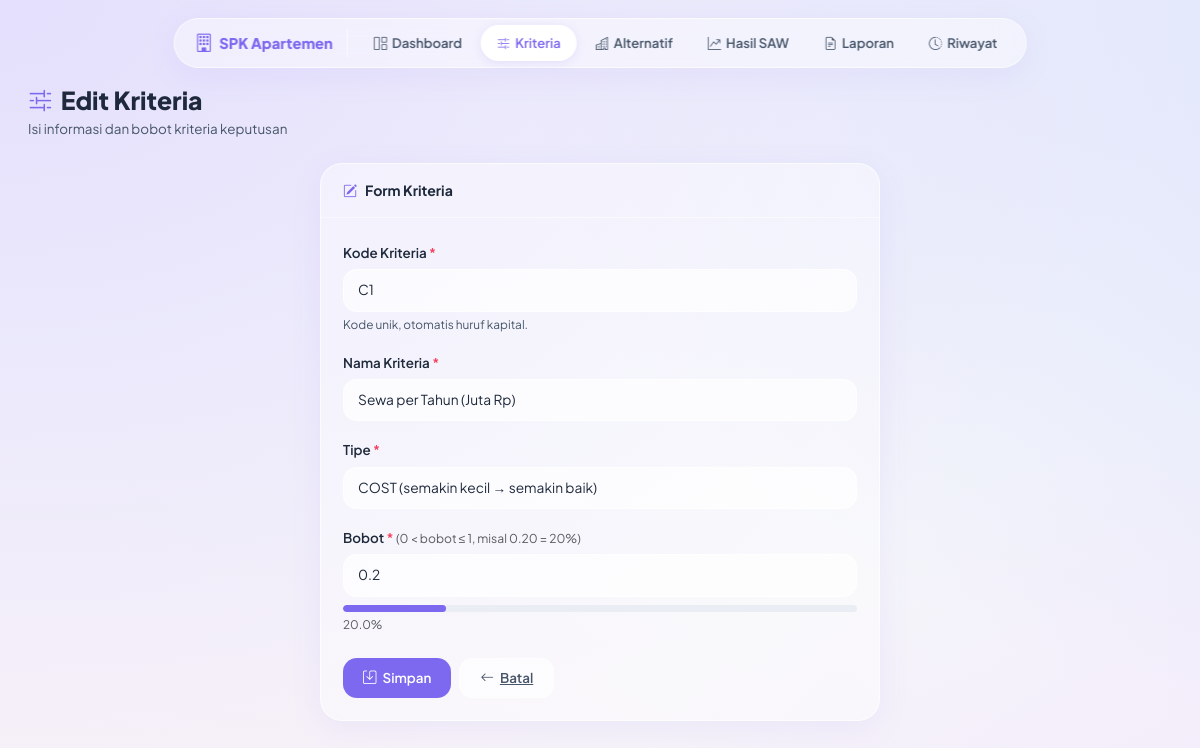
The app's page /kriteria/edit/1 with its own data.
### tables this page shows
CREATE TABLE kriteria (
            id      INTEGER PRIMARY KEY AUTOINCREMENT,
            kode    TEXT    NOT NULL UNIQUE,
            nama    TEXT    NOT NULL,
            tipe    TEXT    NOT NULL CHECK(tipe IN ('benefit','cost')),
            bobot   REAL    NOT NULL CHECK(bobot > 0 AND bobot <= 1)
        );

### app.py (the view, shortened to what this page needs)
@app.route("/kriteria/edit/<int:kid>", methods=["GET", "POST"])
def kriteria_edit(kid):
    conn = get_connection()
    krt = conn.execute("SELECT * FROM kriteria WHERE id=?", (kid,)).fetchone()
    if not krt:
        conn.close()
        flash("Kriteria tidak ditemukan.", "warning")
        return redirect(url_for("kriteria_list"))
    conn.close()
    return render_template("kriteria_form.html", action="Edit", form=krt, krt=krt)

### database.py (called while the page is built)
def get_connection():
    conn = sqlite3.connect(DB_PATH)
    conn.row_factory = sqlite3.Row
    conn.execute("PRAGMA foreign_keys = ON")
    return conn

### templates/kriteria_form.html (shortened to what this page needs)
{% extends "base.html" %}
{% block content %}
<div class="page-header">
  <h1><i class="bi bi-sliders2 me-2 text-primary-spk"></i>{{ action }} Kriteria</h1>
  <div class="subtitle">Isi informasi dan bobot kriteria keputusan</div>
</div>
<div class="row justify-content-center">
  <div class="col-lg-6 col-md-8">
    <div class="glass-card">
      <div class="card-header-spk">
        <i class="bi bi-pencil-square text-primary-spk"></i>
        Form Kriteria
      </div>
      <div class="card-pad">
        <form method="POST">
          <div class="mb-3">
            <label class="form-label">Kode Kriteria <span style="color:var(--cost-color);">*</span></label>
            <input type="text" name="kode" class="form-control"
                   value="{{ form.kode if form.kode else '' }}"
                   placeholder="Contoh: C8" maxlength="10" required/>
            <div class="form-text">Kode unik, otomatis huruf kapital.</div>
          </div>
          <div class="mb-3">
            <label class="form-label">Nama Kriteria <span style="color:var(--cost-color);">*</span></label>
            <input type="text" name="nama" class="form-control"
                   value="{{ form.nama if form.nama else '' }}"
                   placeholder="Contoh: Luas Parkir" required/>
          </div>
          <div class="mb-3">
            <label class="form-label">Tipe <span style="color:var(--cost-color);">*</span></label>
            <select name="tipe" class="form-select" required>
              <option value="cost" {% if form.tipe == 'cost' %}selected{% endif %}>
                COST (semakin kecil → semakin baik)
              </option>
            </select>
          </div>
          <div class="mb-4">
            <label class="form-label">
              Bobot <span style="color:var(--cost-color);">*</span>
              <span class="text-muted" style="font-weight:400; font-size:.76rem;"> (0 &lt; bobot ≤ 1, misal 0.20 = 20%)</span>
            </label>
            <input type="number" name="bobot" class="form-control"
                   id="bobotInput"
                   value="{{ form.bobot if form.bobot else '' }}"
                   step="0.01" min="0.01" max="1" required
                   oninput="updateBobotDisplay(this.value)"/>
            <div class="mt-2">
              <div class="progress-spk">
                <div class="bar" id="bobotBar"
                     style="width:{{ ((form.bobot|float) * 100)|round(1) if form.bobot else 0 }}%;"></div>
              </div>
              <div class="text-muted mt-1" style="font-size:.74rem;" id="bobotPct">
                {{ (((form.bobot|float) * 100)|round(1))|string + '%' if form.bobot else '0%' }}
              </div>
            </div>
          </div>
          <div class="d-flex gap-2">
            <button type="submit" class="btn-spk btn-spk-primary">
              <i class="bi bi-save"></i> Simpan
            </button>
            <a href="{{ url_for('kriteria_list') }}" class="btn-spk btn-spk-outline">
              <i class="bi bi-arrow-left"></i> Batal
            </a>
          </div>
        </form>
      </div>
    </div>
  </div>
</div>
{% endblock %}

### templates/base.html (style rules this page uses)
:root { --bg-main: #F4F5FA; --surface: rgba(255, 255, 255, 0.42); --surface-glass: rgba(255, 255, 255, 0.42); --border-light: rgba(255, 255, 255, 0.65); --primary: #7C69EF; --primary-hover: #6B58DE; --primary-soft: #A799F7; --accent-bg: rgba(240, 238, 255, 0.70); --text-primary: #1E293B; --text-muted: #475569; --benefit-color: #10B981; --benefit-bg: rgba(236, 253, 245, 0.85); --cost-color: #F43F5E; --cost-bg: rgba(255, 241, 242, 0.85); --radius-card: 22px; --radius-btn: 14px; --radius-pill: 50px; --shadow-card: 0 8px 32px rgba(124, 105, 239, 0.08); --shadow-hover: 0 12px 36px rgba(124, 105, 239, 0.14); --font: 'Plus Jakarta Sans', sans-serif; --transition: .22s cubic-bezier(.4,0,.2,1); }
*, *::before, *::after { box-sizing: border-box; }
html { scroll-behavior: smooth; }
body { font-family: var(--font); background-color: #F4F5FA; background-image: radial-gradient(at 0% 0%, rgba(221, 214, 254, 0.70) 0px, transparent 50%), radial-gradient(at 100% 0%, rgba(199, 210, 254, 0.60) 0px, transparent 50%), radial-gradient(at 100% 100%, rgba(245, 208, 254, 0.55) 0px, transparent 50%), radial-gradient(at 0% 100%, rgba(252, 231, 243, 0.60) 0px, transparent 50%), radial-gradient(at 50% 50%, rgba(244, 245, 250, 0.50) 0px, transparent 50%); background-size: 140% 140%; animation: meshGradientShift 22s ease-in-out infinite alternate; background-attachment: fixed; color: var(--text-primary); min-height: 100vh; -webkit-font-smoothing: antialiased; }
.page-header { margin-bottom: 24px; }
.page-header h1 { font-size: 1.55rem; font-weight: 800; margin: 0; color: var(--text-primary); }
.page-header .subtitle { font-size: .84rem; color: var(--text-muted); margin-top: 3px; }
.glass-card, .card { background: rgba(255, 255, 255, 0.42) !important; backdrop-filter: blur(20px); -webkit-backdrop-filter: blur(20px); border: 1px solid rgba(255, 255, 255, 0.65) !important; box-shadow: 0 8px 32px rgba(124, 105, 239, 0.08) !important; border-radius: 22px !important; transition: box-shadow var(--transition), transform var(--transition); }
.glass-card::before, .glass-card::after, .card::before, .card::after, .card-pad::before, .card-pad::after, .card-header-spk::before, .card-header-spk::after { pointer-events: none !important; }
.glass-card .card-body, .glass-card .card-pad { padding: 22px; }
.glass-card .card-header-spk { padding: 16px 22px; font-weight: 700; font-size: .88rem; border-bottom: 1px solid rgba(255, 255, 255, 0.45); display: flex; align-items: center; gap: 8px; color: var(--text-primary); background: transparent; }
.btn-spk { border-radius: var(--radius-btn); font-weight: 600; font-size: .84rem; padding: 9px 20px; transition: all var(--transition); border: none; cursor: pointer; display: inline-flex; align-items: center; gap: 6px; }
.btn-spk-primary { background: var(--primary); color: #fff; }
.btn-spk-outline { background: rgba(255, 255, 255, 0.55); border: 1.5px solid var(--border-light); color: var(--text-muted); }
.form-control, .form-select { border: 1.5px solid var(--border-light); border-radius: var(--radius-btn); padding: 10px 14px; font-size: .86rem; font-family: var(--font); color: var(--text-primary); background: rgba(255, 255, 255, 0.65); transition: border-color var(--transition), box-shadow var(--transition); }
.form-label { font-weight: 600; font-size: .84rem; color: var(--text-primary); margin-bottom: 6px; }
.form-text { font-size: .74rem; color: var(--text-muted); }
.progress-spk { height: 7px; border-radius: 20px; background: rgba(226, 232, 240, 0.65); overflow: hidden; }
.progress-spk .bar { height: 100%; border-radius: 20px; background: var(--primary); transition: width .5s ease; }
.text-primary-spk { color: var(--primary) !important; }

### records on screen
kriteria: kode "C1", nama "Sewa per Tahun (Juta Rp)", tipe "COST (semakin kecil → semakin baik)", bobot "0.2", bobot "20.0%"

### other values on screen
{{ action }} "Edit"
